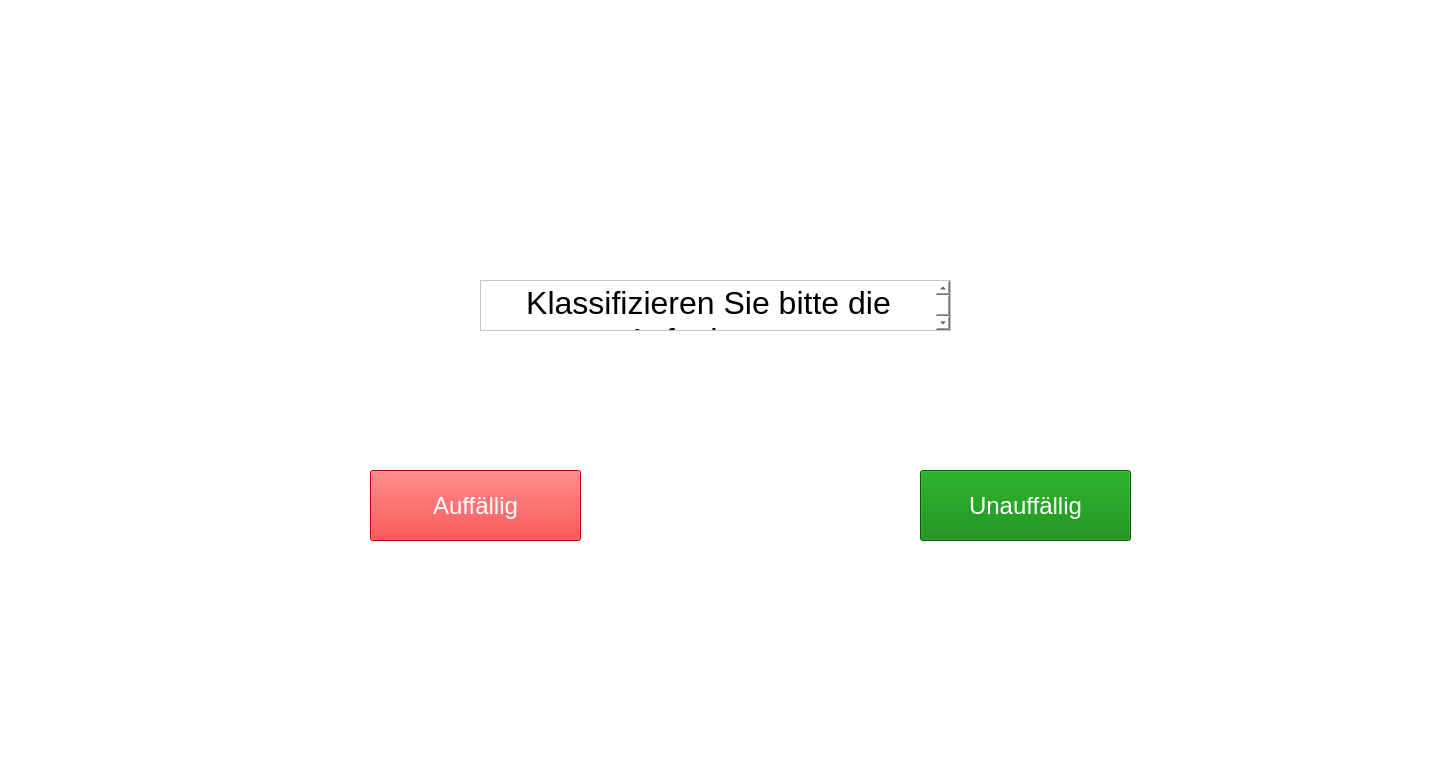
<?xml version="1.0" encoding="UTF-8"?>
<ui version="4.0">
 <class>Form</class>
 <widget class="QWidget" name="Form">
  <property name="geometry">
   <rect>
    <x>0</x>
    <y>0</y>
    <width>1440</width>
    <height>757</height>
   </rect>
  </property>
  <property name="windowTitle">
   <string>Form</string>
  </property>
  <widget class="QFrame" name="frame">
   <property name="geometry">
    <rect>
     <x>-40</x>
     <y>-20</y>
     <width>1511</width>
     <height>981</height>
    </rect>
   </property>
   <property name="styleSheet">
    <string notr="true">background-color: white;</string>
   </property>
   <property name="frameShape">
    <enum>QFrame::StyledPanel</enum>
   </property>
   <property name="frameShadow">
    <enum>QFrame::Raised</enum>
   </property>
   <widget class="QTextBrowser" name="textBrowser">
    <property name="geometry">
     <rect>
      <x>520</x>
      <y>300</y>
      <width>471</width>
      <height>51</height>
     </rect>
    </property>
    <property name="html">
     <string>&lt;!DOCTYPE HTML PUBLIC &quot;-//W3C//DTD HTML 4.0//EN&quot; &quot;http://www.w3.org/TR/REC-html40/strict.dtd&quot;&gt;
&lt;html&gt;&lt;head&gt;&lt;meta name=&quot;qrichtext&quot; content=&quot;1&quot; /&gt;&lt;style type=&quot;text/css&quot;&gt;
p, li { white-space: pre-wrap; }
&lt;/style&gt;&lt;/head&gt;&lt;body style=&quot; font-family:'.AppleSystemUIFont'; font-size:13pt; font-weight:400; font-style:normal;&quot;&gt;
&lt;p align=&quot;center&quot; style=&quot; margin-top:0px; margin-bottom:0px; margin-left:0px; margin-right:0px; -qt-block-indent:0; text-indent:0px;&quot;&gt;&lt;span style=&quot; font-family:'Helvetica Neue'; font-size:24pt;&quot;&gt;Klassifizieren Sie bitte die Aufnahme:&lt;/span&gt;&lt;span style=&quot; font-size:24pt;&quot;&gt; &lt;/span&gt;&lt;/p&gt;&lt;/body&gt;&lt;/html&gt;</string>
    </property>
   </widget>
   <widget class="QPushButton" name="nein">
    <property name="geometry">
     <rect>
      <x>960</x>
      <y>490</y>
      <width>211</width>
      <height>71</height>
     </rect>
    </property>
    <property name="styleSheet">
     <string notr="true">background-color:green; font: 24px; color: white;</string>
    </property>
    <property name="text">
     <string>Unauffällig</string>
    </property>
   </widget>
   <widget class="QPushButton" name="ja">
    <property name="geometry">
     <rect>
      <x>410</x>
      <y>490</y>
      <width>211</width>
      <height>71</height>
     </rect>
    </property>
    <property name="styleSheet">
     <string notr="true">background-color:red;font: 24px; color: white;</string>
    </property>
    <property name="text">
     <string>Auffällig</string>
    </property>
   </widget>
  </widget>
 </widget>
 <tabstops>
  <tabstop>textBrowser</tabstop>
 </tabstops>
 <resources/>
 <connections/>
</ui>
